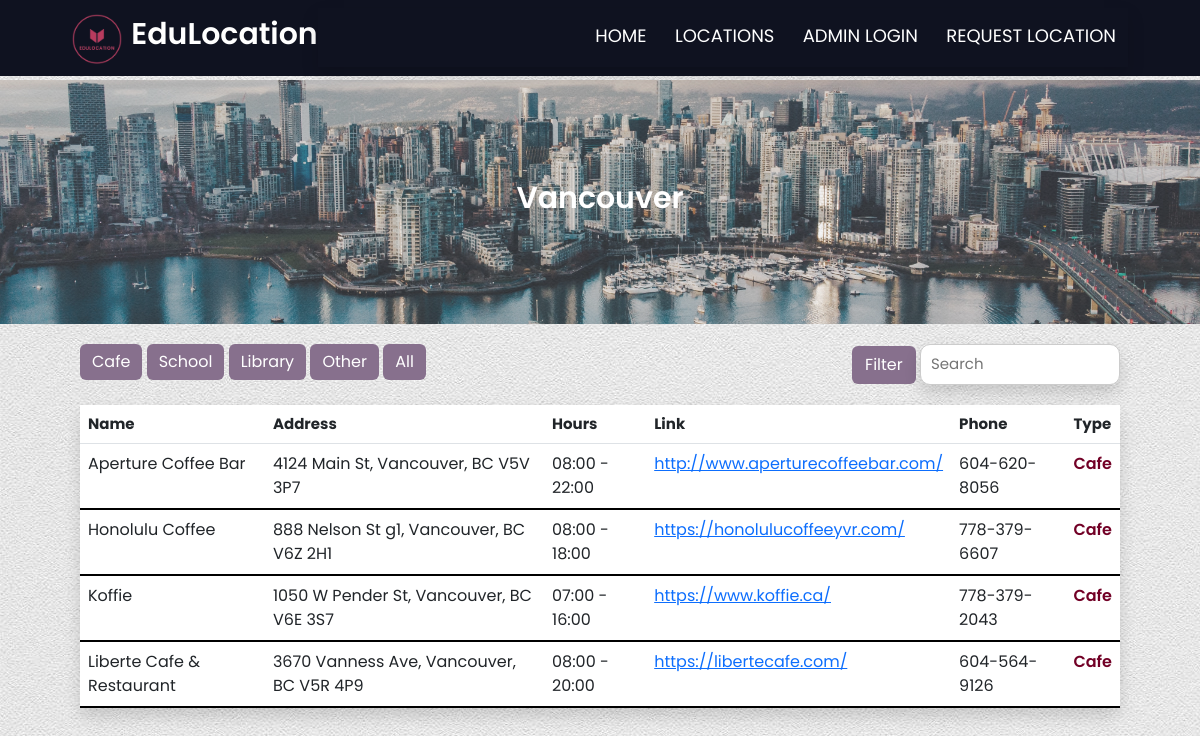
Screenshot of /location/vancouver?filter_type=Cafe with the database file from the repository.
### models.py (models this page shows, shortened)
class Locations(db.Model):
    id = db.Column("id", db.Integer, primary_key=True)
    name = db.Column(db.String(100), nullable=False)
    city = db.Column(db.String(100))
    address = db.Column(db.String(100))
    hours = db.Column(db.String(100))
    link = db.Column(db.String(100))
    phone = db.Column(db.String(100))
    location_type = db.Column(db.String(100))

### myapp.py (the view)
@app.route("/location/vancouver")
def vancouver():
    locations, filter_type, search_query = get_filtered_locations(city="Vancouver")
    return render_template("vancouver.html", locations=locations, filter_type=filter_type, search_query=search_query)

### myapp.py (called while the page is built)
def get_filtered_locations(city=None):
    search_query = request.args.get("search_query")
    filter_type = request.args.get("filter_type")
    query = Locations.query
    if city:
        query = query.filter_by(city=city)
    if search_query:
        search_query = f"%{search_query.lower().strip('%')}%"
        query = query.filter((Locations.name.ilike(search_query)) | (Locations.city.ilike(search_query)))
    elif filter_type:
        if filter_type == "Other":
            query = query.filter(Locations.location_type.notin_(["Cafe", "School", "Library"]))
        else:
            query = query.filter_by(location_type=filter_type)
    return query.all(), filter_type, search_query.strip('%') if search_query else search_query

### templates/vancouver.html (shortened to what this page needs)
{% extends 'base.html' %}
{% block content %}
    <link rel="stylesheet" href="/static/main.css" />
    <section class="city-dashboard vancouver-dashboard">
        <h1>Vancouver</h1>
    </section>
    <div class="filter d-flex justify-content-between">
        <div>
            <button type="button" class="btn btn-primary mr-2" onclick="window.location.href='/location/vancouver?filter_type=Cafe'">Cafe</button>
            <button type="button" class="btn btn-primary mr-2" onclick="window.location.href='/location/vancouver?filter_type=School'">School</button>
            <button type="button" class="btn btn-primary mr-2" onclick="window.location.href='/location/vancouver?filter_type=Library'">Library</button>
            <button type="button" class="btn btn-primary mr-2" onclick="window.location.href='/location/vancouver?filter_type=Other'">Other</button>
            <button type="button" class="btn btn-primary" onclick="window.location.href='/location/vancouver'">All</button>
        </div>
        <form method="GET" action="{{ url_for('vancouver') }}" class="form-inline search-form">
            <button class="btn search-btn my-2 my-sm-0" type="submit">Filter</button>
            <input class="search-input shadow" type="search" placeholder="Search" aria-label="Search" name="search_query" value="{{ search_query or '' }}">
        </form>
    </div>
    <div class="box-table shadow">
        <table class="table table-hover">
            <thead>
                <tr class="table-title">
                    <th>Name</th>
                    <th>Address</th>
                    <th>Hours</th>
                    <th>Link</th>
                    <th>Phone</th>
                    <th>Type</th>
                </tr>
            </thead>
            <tbody>
                {% for location in locations %}
                {% if location.city == "Vancouver" %}
                <tr class="table-row">
                    <td>{{ location.name }}</td>
                    <td>{{ location.address }}</td>
                    <td>{{ location.hours }}</td>
                    <td class="link-width"><a href="{{ location.link }}" target="_blank">{{ location.link }}</a></td>
                    <td class="phone-width">{{ location.phone }}</td>
                    <td class="{{ location.location_type|lower }}">{{ location.location_type }}</td>
                </tr>
                {% endif %}
                {% endfor %}
            </tbody>
        </table>
    </div>
{% endblock %}

### static/main.css (style rules this page uses)
* { box-sizing: border-box; margin: 0; padding: 0; font-family: 'Poppins', sans-serif; }
body { background-image: url('image/background.jpg'); background-repeat: repeat; }
.filter { display: flex; justify-content: space-between; margin: 20px 80px; }
.filter button { background-color: #87708D; color: #fff; }
.btn-primary { border: none; }
.search-input { padding: 8px 10px; font-size: 15px; border-radius: 10px; border: 1px solid #ccc; width: 200px; }
.city-dashboard { position: relative; margin-bottom: 15px; margin-left: 0; margin-right: 0; margin-top: 40px; padding: 100px; color: #fff; }
.city-dashboard::before { content: ""; position: absolute; top: 0; left: 0; width: 100%; height: 100%; background-size: cover; background-position: center; opacity: 0.8; z-index: -1; }
.city-dashboard h1 { font-size: 30px; font-weight: 600; text-align: center; color: #fff; }
.vancouver-dashboard::before { background-image: url('image/vancouver-dashboard.jpg'); }
.box-table { margin: 20px 80px; background-image: radial-gradient(circle, #ffffff, #fcfbfc, #faf8f9, #f8f4f5, #f6f0f0); border-radius: 8px; }
.table-title { font-size: 15px; font-weight: 600; background-color: #322F43; color: #fff; }
.table-row { border-bottom: 2px solid #000; }
.link-width { width: 10%; }
.phone-width { width: 11%; }
td.cafe { color: #720026; font-weight: 600; }

### rows the page displays
Locations: name "Aperture Coffee Bar", address "4124 Main St, Vancouver, BC V5V 3P7", hours "08:00 - 22:00", link "http://www.aperturecoffeebar.com/", phone "604-620-8056", location_type "Cafe"
Locations: name "Honolulu Coffee", address "888 Nelson St g1, Vancouver, BC V6Z 2H1", hours "08:00 - 18:00", link "https://honolulucoffeeyvr.com/", phone "778-379-6607", location_type "Cafe"
Locations: name "Koffie", address "1050 W Pender St, Vancouver, BC V6E 3S7", hours "07:00 - 16:00", link "https://www.koffie.ca/", phone "778-379-2043", location_type "Cafe"
Locations: name "Liberte Cafe & Restaurant", address "3670 Vanness Ave, Vancouver, BC V5R 4P9", hours "08:00 - 20:00", link "https://libertecafe.com/", phone "604-564-9126", location_type "Cafe"
